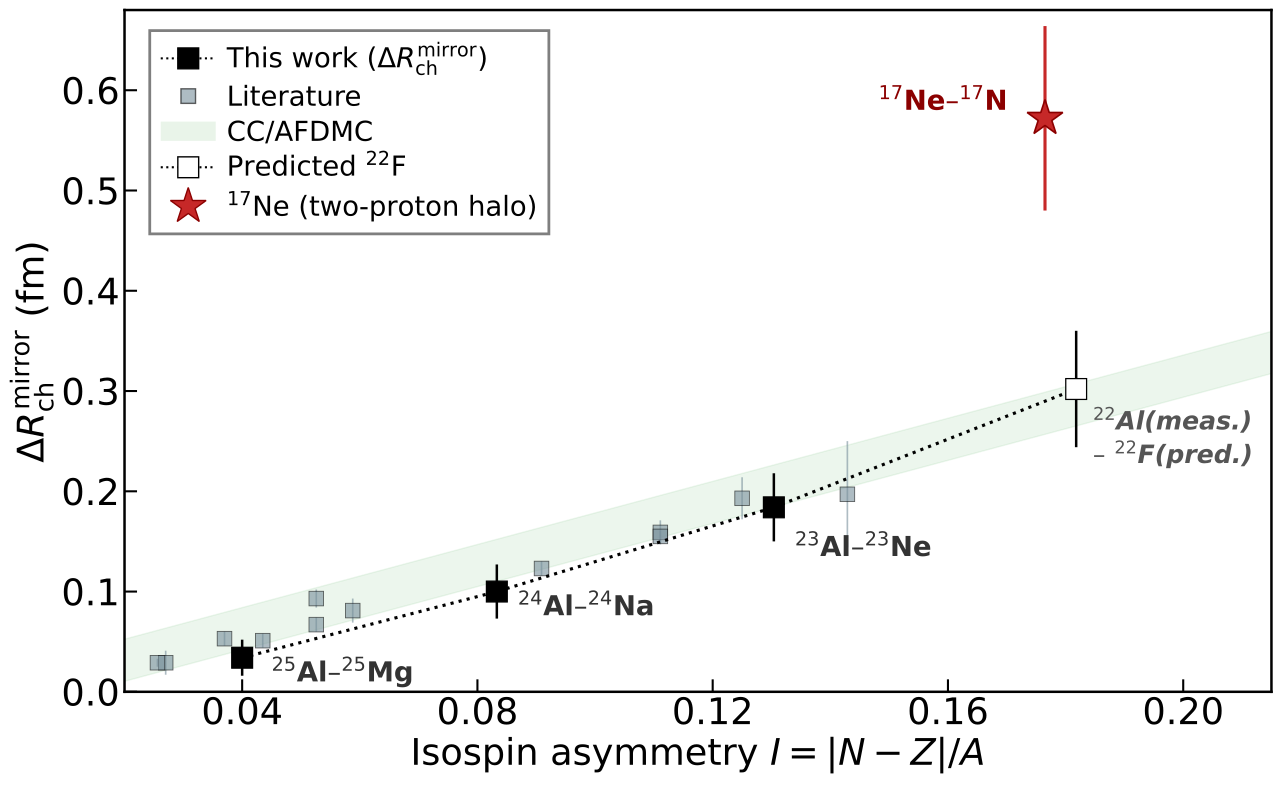

Here is the Python script that generated this plot:
"""
Figure 9 — Mirror charge radii differences vs isospin asymmetry
Reads data from fig9_data.csv

Usage: python3 fig9_mirror_shift.py
"""
import csv
import matplotlib
# matplotlib.use('Agg')
import matplotlib.pyplot as plt
import numpy as np
from matplotlib.lines import Line2D

# -------- Load data ----------------------------------------------------------
data = {}
with open('fig9_data.csv') as f:
    reader = csv.DictReader(filter(lambda r: not r.lstrip().startswith('#'), f))
    for row in reader:
        data.setdefault(row['dataset'], []).append({
            'label': row['label'],
            'I':     float(row['I']),
            'value': float(row['value']),
            'sigma': float(row['sigma']),
        })

def cols(name, key):
    return [d[key] for d in data[name]]

# -------- Plot ---------------------------------------------------------------
c_exp = '#000000'

s, f = 1.5, 1.1
fig, ax1 = plt.subplots(figsize=(13, 8))

# CC/AFDMC band
I_lin = np.linspace(0, 0.22, 200)
ax1.fill_between(I_lin, 1.574*I_lin - 0.021, 1.574*I_lin + 0.021,
                 alpha=0.10, color='#43A047', zorder=0)

# Literature
ax1.errorbar(cols('literature', 'I'), cols('literature', 'value'),
             yerr=cols('literature', 'sigma'),
             fmt='s', color='#78909C',
             markersize=7*s, capsize=0, markeredgecolor='k', markeredgewidth=0.4*s,
             markerfacecolor='#78909C', elinewidth=0.8*s, zorder=3, alpha=0.6)

# This work
I_e = cols('mirror_exp', 'I')
v_e = cols('mirror_exp', 'value')
s_e = cols('mirror_exp', 'sigma')
ax1.errorbar(I_e, v_e, yerr=s_e, fmt='s:', color=c_exp,
             markersize=10*s, capsize=0, markeredgecolor='k', markeredgewidth=0.6*s,
             markerfacecolor=c_exp, lw=1.5*s, elinewidth=1.2*s, zorder=6)

# Predicted 22F
I_p = data['mirror_pred'][0]['I']
v_p = data['mirror_pred'][0]['value']
s_p = data['mirror_pred'][0]['sigma']
ax1.errorbar([I_e[-1], I_p], [v_e[-1], v_p], fmt=':', color=c_exp,
             lw=1.5*s, zorder=5)
ax1.errorbar(I_p, v_p, yerr=s_p, fmt='s', color=c_exp,
             markersize=10*s, capsize=0, markeredgecolor='k', markeredgewidth=0.6*s,
             markerfacecolor='white', lw=1.5*s, elinewidth=1.2*s, zorder=6)

# 17Ne halo benchmark (red star)
I_h = data['halo'][0]['I']
v_h = data['halo'][0]['value']
s_h = data['halo'][0]['sigma']
ax1.errorbar(I_h, v_h, yerr=s_h, fmt='*', color='#C62828',
             markersize=18*s, capsize=0, markeredgecolor='#8B0000', markeredgewidth=0.8*s,
             markerfacecolor='#C62828', elinewidth=1.5*s, zorder=7)

# Annotations
fs_lab = 12*s*f
labels = ['$^{25}$Al–$^{25}$Mg', '$^{24}$Al–$^{24}$Na', '$^{23}$Al–$^{23}$Ne']
offsets = [(14, -12), (10, -12), (10, -24)]
for d, lbl, (dx, dy) in zip(data['mirror_exp'], labels, offsets):
    ax1.annotate(lbl, (d['I'], d['value']),
                 textcoords="offset points",
                 xytext=(dx*s, dy*s), fontsize=fs_lab,
                 fontweight='bold', color='#333')
ax1.annotate('$^{22}$Al(meas.)\n– $^{22}$F(pred.)', (I_p, v_p),
             textcoords="offset points", xytext=(8*s, -36*s),
             fontsize=11*s*f, fontweight='bold', color='#555', fontstyle='italic')
ax1.annotate('$^{17}$Ne–$^{17}$N', (I_h, v_h),
             textcoords="offset points", xytext=(-18*s, 4*s),
             fontsize=fs_lab, fontweight='bold', color='#8B0000', ha='right')

# Axes
fs_ax = 16*s*f
fs_tl = 16*s*f
ax1.set_xlabel(r'Isospin asymmetry $I = |N-Z|/A$',
               fontsize=fs_ax)
ax1.set_xticks([ii*0.04 for ii in range(6)])
ax1.set_ylabel(r'$\Delta R_{\rm ch}^{\rm mirror}$ (fm)',
               fontsize=fs_ax)
ax1.set_xlim(0.02, 0.215)
ax1.set_ylim(0, 0.68)
ax1.tick_params(labelsize=fs_tl, length=6*s, width=1*s, direction="in")

# Legend
fs_leg = 12*s*f
legend_elements = [
    Line2D([0],[0], marker='s', color=c_exp, markerfacecolor=c_exp,
           markeredgecolor='k', markersize=10*s, ls=':',
           label=r'This work ($\Delta R_{\rm ch}^{\rm mirror}$)'),
    Line2D([0],[0], marker='s', color='#78909C', markerfacecolor='#78909C',
           markeredgecolor='k', markersize=7*s, ls='', alpha=0.6,
           label=r'Literature'),
    plt.Rectangle((0,0),1,1, fc='#43A047', alpha=0.12, label=r'CC/AFDMC'),
    Line2D([0],[0], marker='s', color=c_exp, markerfacecolor='white',
           markeredgecolor='k', markersize=10*s, ls=':',
           label=r'Predicted $^{22}$F'),
    Line2D([0],[0], marker='*', color='#C62828', markerfacecolor='#C62828',
           markeredgecolor='#8B0000', markersize=18*s, ls='',
           label=r'$^{17}$Ne (two-proton halo)'),
]
leg = ax1.legend(handles=legend_elements, fontsize=fs_leg, handletextpad=0.4, borderaxespad=0.5,
                 labelspacing=0.3, frameon=True, facecolor='white', edgecolor='black',
                 loc='upper left', framealpha=0.5, bbox_to_anchor=(0.01,0.99),fancybox=False)
leg.get_frame().set_linewidth(2.0) 


# Spines and tick fonts
for sp in ax1.spines.values():
    sp.set_linewidth(1.2*s)

plt.tight_layout()
# plt.show(); quit()
plt.savefig('fig9_mirror_shift.pdf', dpi=300, bbox_inches='tight')
# plt.savefig('fig9_mirror_shift.png', dpi=200, bbox_inches='tight')
print("Saved fig9_mirror_shift.pdf and .png")
